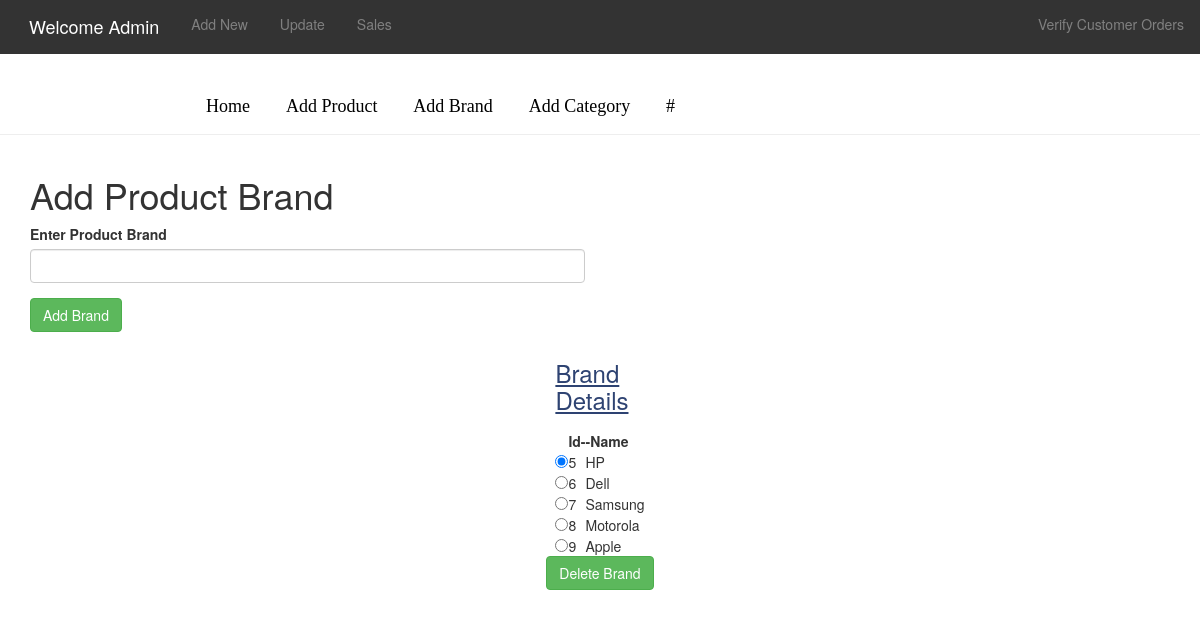
Screenshot of /admin/add_brands.php with the database file from the repository.
### tables this page shows
CREATE TABLE `brand` (
  `id` int(11) NOT NULL,
  `name` varchar(11) NOT NULL
);

### admin/add_brands.php (the view, shortened to what this page needs)
<!DOCTYPE html>
<html lang="en">
<head>
    <link href="../css/bootstrap.min.css" rel="stylesheet">
	<link href="../css/header.css" rel="stylesheet">
</head>
<?php
	include '../_inc/dbconn.php';
	$sql="SELECT * FROM `brand`";
	$result=  mysqli_query($x,$sql) or die(mysqli_error());
	$sql_min="SELECT MIN(id) from brand";
	$result_min=  mysqli_query($x,$sql_min);
	$rws_min=  mysqli_fetch_array($result_min);
?>
<body>
	<?php include 'header.php' ?>
	<?php include 'add_new.php' ?>
<div class="container">
  <div class="row">
    <div class="col-md-6">
    <h1>Add Product Brand</h1>
    </div>
  </div>
<div class="row">
  <div class="col-md-6">
  <form method="POST">
   <div class="form-group">
   <label for="productprice" class="loginFormElement">Enter Product Brand</label>
   <input type="text" name="brand" class="form-control">
 </div>
    <button type="submit" name="BrandSubmit" class="btn btn-success loginFormElement">Add Brand</button>
    </div></form>
    </div>
  </div>
                  <form method="POST">
                    <table align="center"  >
                        <caption align='center' style='color:#2E4372'><h3><u>Brand Details</u></h3></caption>
						<th></th>
                        <th>Id-</th>
                        <th>-Name</th>
						<?php
							while($rws=  mysqli_fetch_array($result))
							{
								echo "<tr><td><input type='radio' name='brand_id' value=".$rws[0];
								if($rws[0]==$rws_min[0]) echo' checked';
								echo " /></td>";
								echo "<td>".$rws[0]."</td>";
								echo "<td>".$rws[1]."</td>";
								echo "</tr>";
                            }
                        ?>
                    </table>
                    <table align="center" id='button'>
                        <tr>
                            <td><input type="submit" name="delete" value="Delete Brand" class='btn btn-success loginFormElement' ></td>
                        </tr>
                    </table>
                </form>
  </body>

### css/header.css (style rules this page uses)
body { margin: 0; }

### rows the page displays
brand: brand_id "☑", id "5", name "HP"
brand: id "6", name "Dell"
brand: id "7", name "Samsung"
brand: id "8", name "Motorola"
brand: id "9", name "Apple"
